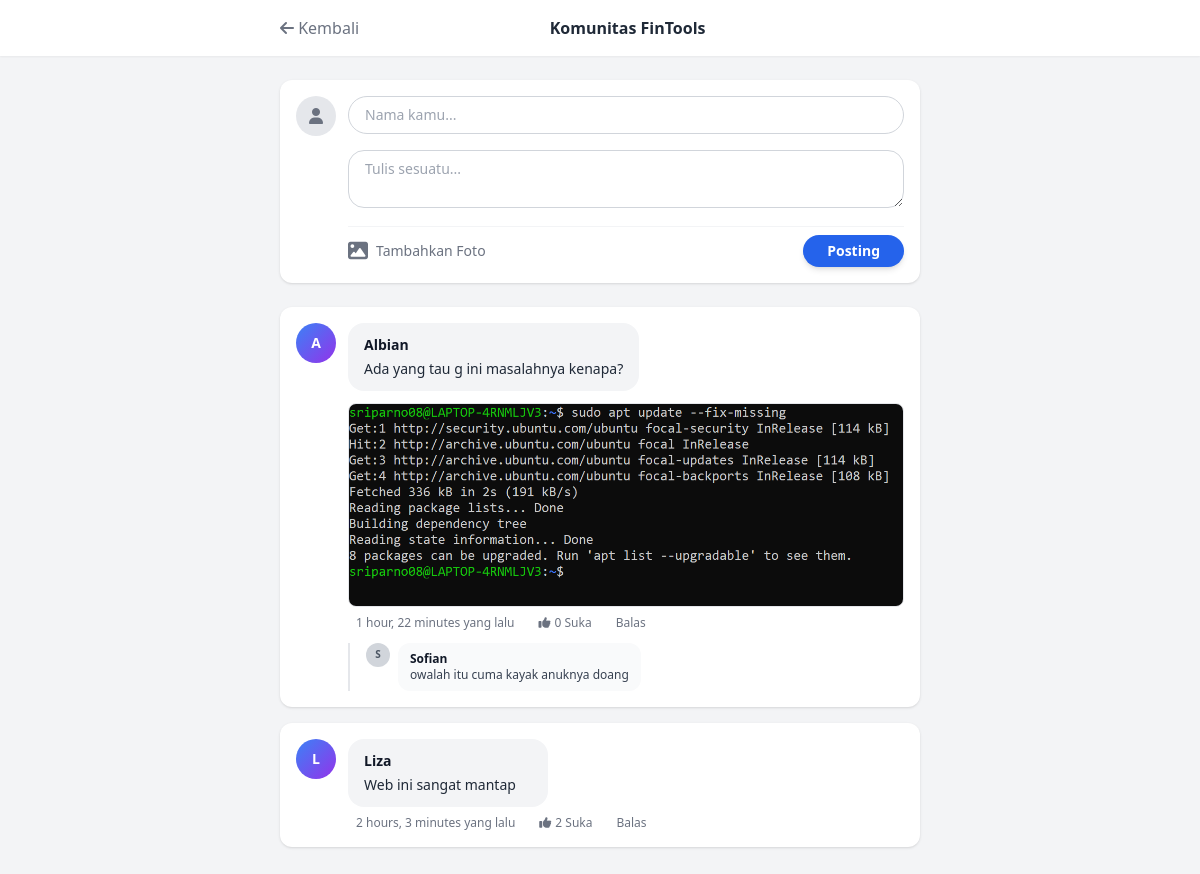
Screenshot of /discussion/ with the database file from the repository.
### store/models.py (models this page shows, shortened)
class Comment(models.Model):
    name = models.CharField(max_length=100)
    text = models.TextField()
    image = models.ImageField(upload_to='comment_images/', blank=True, null=True)
    likes = models.PositiveIntegerField(default=0)
    parent = models.ForeignKey('self', null=True, blank=True, on_delete=models.CASCADE, related_name='replies')
    created_at = models.DateTimeField(auto_now_add=True)

### store/views.py (the view)
# urls.py: path('discussion/', views.discussion, name='discussion'),
def discussion(request):
    comments = Comment.objects.filter(parent=None).order_by('-created_at')
    if request.method == 'POST':
        form = CommentForm(request.POST, request.FILES)
        if form.is_valid():
            comment = form.save(commit=False)
            parent_id = request.POST.get('parent_id')
            if parent_id:
                parent_comment = Comment.objects.get(id=parent_id)
                comment.parent = parent_comment
            comment.save()
            return redirect('discussion')
    else:
        form = CommentForm()
    return render(request, 'discussion.html', {'comments': comments, 'form': form})

### store/forms.py
class CommentForm(forms.ModelForm):
    class Meta:
        model = Comment
        fields = ['name', 'text', 'image']
        widgets = {
            'name': forms.TextInput(attrs={
                'class': 'w-full px-4 py-2 border border-gray-300 rounded-full focus:outline-none focus:ring-2 focus:ring-blue-500 text-sm',
                'placeholder': 'Nama kamu...'
            }),
            'text': forms.Textarea(attrs={
                'class': 'w-full px-4 py-2 border border-gray-300 rounded-2xl focus:outline-none focus:ring-2 focus:ring-blue-500 mt-2 text-sm',
                'placeholder': 'Tulis sesuatu...',
                'rows': 2
            }),
        }

### templates/discussion.html (shortened to what this page needs)
<!DOCTYPE html>
<html lang="id">
<head>
    <script src="https://cdn.tailwindcss.com"></script>
    <link rel="stylesheet" href="https://cdnjs.cloudflare.com/ajax/libs/font-awesome/6.4.0/css/all.min.css">
</head>
<body class="bg-gray-100 font-sans pb-20">
    <nav class="bg-white shadow-sm sticky top-0 z-50">
        <div class="max-w-2xl mx-auto px-4 h-14 flex items-center justify-between">
            <a href="{% url 'home' %}" class="text-gray-500 hover:text-gray-900"><i class="fa-solid fa-arrow-left"></i> Kembali</a>
            <span class="font-bold text-gray-800">Komunitas FinTools</span>
        </div>
    </nav>
    <div class="max-w-2xl mx-auto mt-6 px-4">
        <div class="bg-white rounded-xl shadow p-4 mb-6">
            <div class="flex gap-3">
                <div class="w-10 h-10 rounded-full bg-gray-200 flex items-center justify-center text-gray-500 flex-shrink-0">
                    <i class="fa-solid fa-user"></i>
                </div>
                <div class="flex-grow">
                    <form method="POST" enctype="multipart/form-data">
                        <div class="mb-2">
                            {{ form.name }}
                        </div>
                        <div>
                            {{ form.text }}
                        </div>
                        <div class="flex justify-between items-center mt-3 pt-2 border-t border-gray-100">
                            <label class="cursor-pointer text-gray-500 hover:text-blue-600 flex items-center gap-2 text-sm">
                                <i class="fa-solid fa-image text-xl"></i>
                                <span class="hidden sm:inline">Tambahkan Foto</span>
                            </label>
                            <button type="submit" class="bg-blue-600 text-white px-6 py-1.5 rounded-full font-bold text-sm hover:bg-blue-700 transition shadow-md">
                                Posting
                            </button>
                        </div>
                    </form>
                </div>
            </div>
        </div>
        <div class="space-y-4">
            {% for comment in comments %}
            <div class="bg-white rounded-xl shadow p-4">
                <div class="flex items-start gap-3">
                    <div class="w-10 h-10 rounded-full bg-gradient-to-br from-blue-500 to-purple-600 flex-shrink-0 flex items-center justify-center text-white font-bold text-sm">
                        {{ comment.name|slice:":1" }}
                    </div>
                    <div class="flex-grow min-w-0">
                        <div class="bg-gray-100 rounded-2xl px-4 py-3 inline-block min-w-[200px]">
                            <h4 class="font-bold text-sm text-gray-900">{{ comment.name }}</h4>
                            <p class="text-gray-800 text-sm mt-1 whitespace-pre-wrap">{{ comment.text }}</p>
                        </div>
                        {% if comment.image %}
                        <div class="mt-3">
                            <img src="{{ comment.image.url }}" class="rounded-lg max-h-60 border border-gray-200 object-cover">
                        </div>
                        {% endif %}
                        <div class="flex gap-6 mt-2 ml-2 text-xs text-gray-500 font-medium items-center">
                            <span>{{ comment.created_at|timesince }} yang lalu</span>
                            <a href="{% url 'like_comment' comment.id %}" class="flex items-center gap-1 hover:text-blue-600 transition group">
                                <i class="fa-solid fa-thumbs-up group-hover:scale-110"></i>
                                {{ comment.likes }} Suka
                            </a>
                            <button onclick="toggleReply('reply-{{ comment.id }}')" class="hover:text-blue-600 transition">
                                Balas
                            </button>
                        </div>
                        {% if comment.replies.all %}
                        <div class="mt-3 pl-4 border-l-2 border-gray-200 space-y-3">
                            {% for reply in comment.replies.all %}
                            <div class="flex items-start gap-2">
                                <div class="w-6 h-6 rounded-full bg-gray-300 flex items-center justify-center text-[10px] text-gray-600 font-bold">
                                    {{ reply.name|slice:":1" }}
                                </div>
                                <div class="bg-gray-50 rounded-xl px-3 py-2">
                                    <h5 class="font-bold text-xs text-gray-900">{{ reply.name }}</h5>
                                    <p class="text-gray-700 text-xs">{{ reply.text }}</p>
                                </div>
                            </div>
                            {% endfor %}
                        </div>
                        {% endif %}
                    </div>
                </div>
            </div>
            {% empty %}
            <div class="text-center py-10 text-gray-400">
                <i class="fa-solid fa-comments text-4xl mb-2"></i>
                <p>Belum ada diskusi. Jadilah yang pertama!</p>
            </div>
            {% endfor %}
        </div>
    </div>
</body>
</html>

### templates/discussion.html (style rules this page uses)
body { font-family: 'Inter', sans-serif; }

### rows the page displays
Comment: name "A", name "Albian", text "Ada yang tau g ini masalahnya kenapa?", image (picture), created_at "1 hour, 22 minutes", likes "0"
Comment: name "S", name "Sofian", text "owalah itu cuma kayak anuknya doang"
Comment: name "L", name "Liza", text "Web ini sangat mantap", created_at "2 hours, 3 minutes", likes "2"
